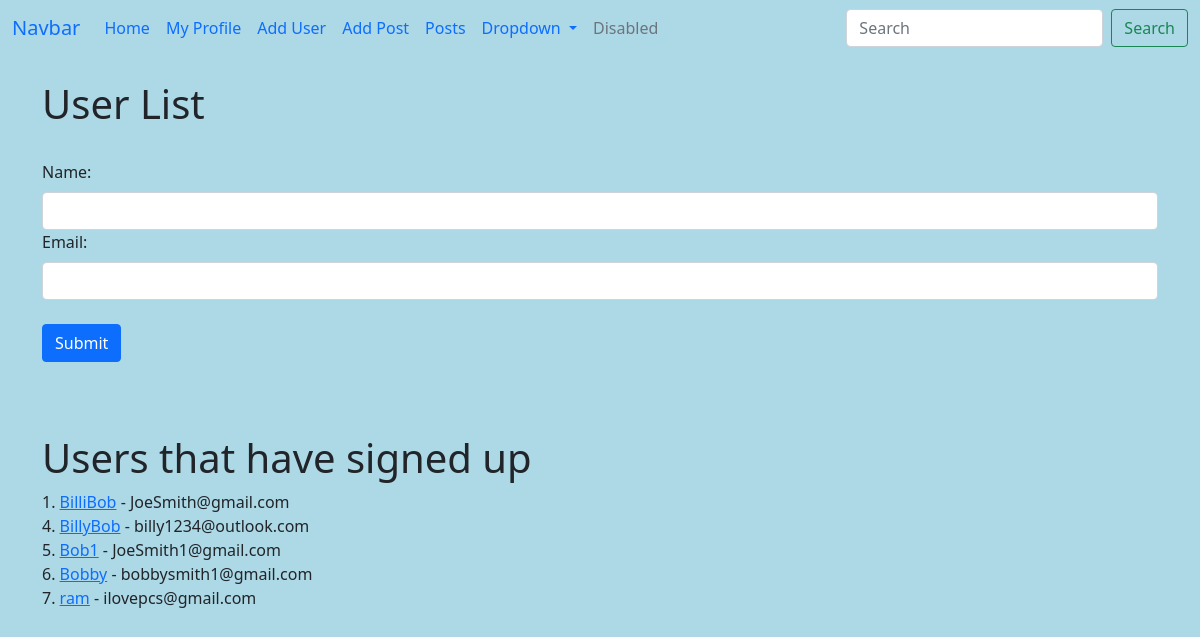
Screenshot of /user/add with the database file from the repository.
### whynot.py (models this page shows, shortened)
class Users(db.Model):
    id= db.Column(db.Integer, primary_key=True)
    name=db.Column(db.String(200),nullable=False) #200 is the max amount of string. Cannot be nothing as per nullable=False
    email=db.Column(db.String(120),nullable=False,unique=True) #only one email per user allowed due to unique=
    favorite_food=db.Column(db.String(150))
    date_added=db.Column(db.DateTime, default=datetime.now) # puts current date when they fill out the form
    password_hash = db.Column(db.String(120))
    @property
    def password(self): # We define the password here
        raise AttributeError('Password is not a readable attributle!')

### whynot.py (the view, shortened to what this page needs)
@app.route('/user/add',methods=['GET','POST'])
def add_user():
    name=None
    form = UserForm()
    our_users= Users.query.order_by(Users.date_added) # Gets a list of users by date added
    return render_template("add_user.html",form=form,name=name,our_users=our_users)

### whynot.py
class UserForm(FlaskForm):
    name=StringField("Name: ",validators=[DataRequired()])
    email=StringField("Email: ",validators=[DataRequired()])
    password_hash = PasswordField("Password: ",validators=[DataRequired(),EqualTo('password_hash2',message='Password Must Match!')])
    password_hash2 = PasswordField("Confirm Password: ",validators=[DataRequired()]) # This doesn't need a EqualTo() because the first one must match with this one
    favorite_food = StringField("Favorite Food: ")
    submit=SubmitField("Submit")

### templates/add_user.html (shortened to what this page needs)
{% extends 'base.html' %}
{% block content %}
{% if name %}
    <h1>Hello {{name}}!!</h1>
    <br/>
{% else %}
    <h1>User List</h1>
    <br/>
    <form method="POST">
        {{ form.name.label(class="form-label") }}
        {{ form.name(class="form-control") }}
        {{ form.email.label(class="form-label") }}
        {{ form.email(class="form-control") }}
        <br/>
        {{ form.submit(class="btn btn-primary") }}
    </form>
<br/><br/><br/>
<h1>Users that have signed up</h1>
{% for x in our_users %}
    {{ x.id }}. <a href="{{ url_for('update', id=x.id) }}">{{ x.name }}</a> - {{ x.email }} <br/>
{% endfor %}
{% endif %}
{% endblock %}

### static/css/style.css (style rules this page uses)
body { background-color: lightblue; }

### rows the page displays
Users: id "1", name "BilliBob", email "JoeSmith@gmail.com"
Users: id "4", name "BillyBob", email "billy1234@outlook.com"
Users: id "5", name "Bob1", email "JoeSmith1@gmail.com"
Users: id "6", name "Bobby", email "bobbysmith1@gmail.com"
Users: id "7", name "ram", email "ilovepcs@gmail.com"
